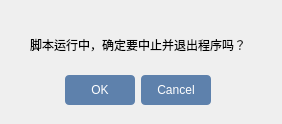
<?xml version="1.0" encoding="UTF-8"?>
<ui version="4.0">
    <class>ConfirmExitDialogWindow</class>
    <widget class="QDialog" name="ConfirmExitDialogWindow">
        <property name="geometry">
            <rect>
                <x>0</x>
                <y>0</y>
                <width>282</width>
                <height>124</height>
            </rect>
        </property>
        <property name="windowTitle">
            <string>确认退出</string>
        </property>
        <widget class="QLabel" name="label">
            <property name="geometry">
                <rect>
                    <x>30</x>
                    <y>35</y>
                    <width>221</width>
                    <height>20</height>
                </rect>
            </property>
            <property name="text">
                <string>脚本运行中，确定要中止并退出程序吗？</string>
            </property>
        </widget>
        <widget class="QDialogButtonBox" name="buttonBox">
            <property name="geometry">
                <rect>
                    <x>50</x>
                    <y>70</y>
                    <width>161</width>
                    <height>41</height>
                </rect>
            </property>
            <property name="styleSheet">
                <string notr="true">/* 按钮通用样式 */
                    QPushButton {
                    background-color: #5E81AC;
                    color: white;
                    border: none;
                    padding: 8px 15px;
                    border-radius: 4px;
                    min-width: 40px;
                    }

                    QPushButton:hover {
                    background-color: #81A1C1;
                    }

                    QPushButton:pressed {
                    background-color: #4C6A8C;
                    }
                </string>
            </property>
            <property name="orientation">
                <enum>Qt::Horizontal</enum>
            </property>
            <property name="standardButtons">
                <set>QDialogButtonBox::Cancel|QDialogButtonBox::Ok</set>
            </property>
        </widget>
    </widget>
    <resources/>
    <connections/>
</ui>
